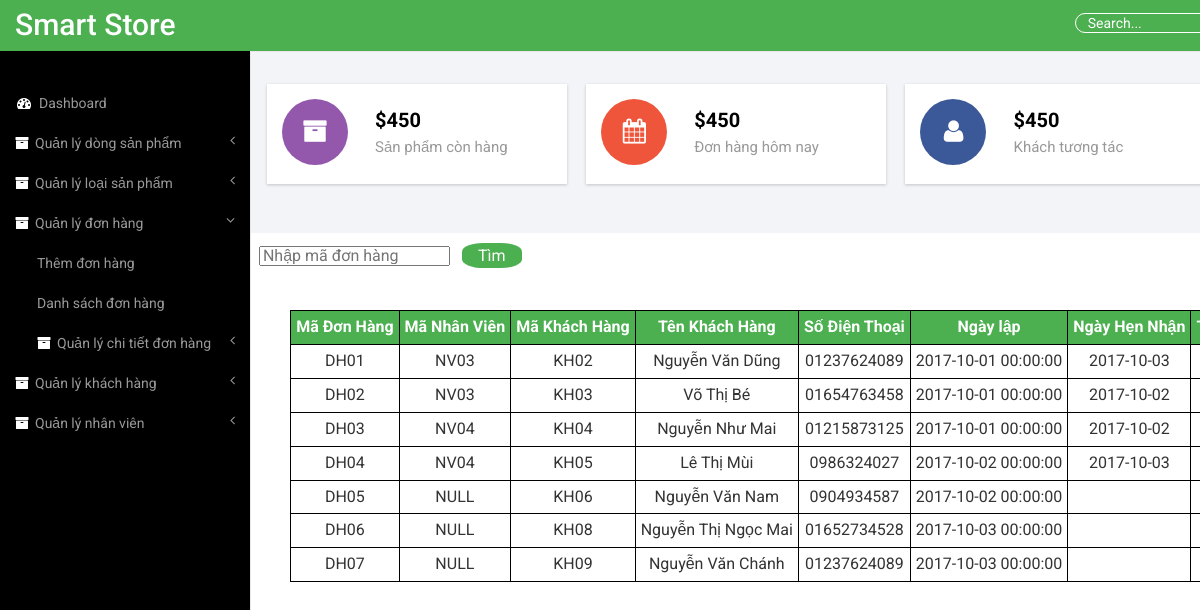
The page /Front-end/timdh.php (signed in) on the database its author committed.
### tables this page shows
CREATE TABLE `donhang` (
  `MaDH` varchar(10) NOT NULL,
  `MaNV` varchar(10) DEFAULT NULL,
  `MaKH` varchar(10) NOT NULL,
  `TenKH` varchar(50) NOT NULL,
  `SDT` varchar(11) NOT NULL,
  `NgayLapDH` datetime NOT NULL,
  `NgayHenNhan` date DEFAULT NULL,
  `TongThanhTien` float NOT NULL DEFAULT '0',
  `TrangThai` varchar(20) NOT NULL
);

### Front-end/classes/Db.class.php (called while the page is built, shortened)
<?php
class Db
{
	protected $data, $conn;
	function __construct()
	{
		$dsn = "mysql:host=" .HOST."; dbname=". DB;
		try
		{
		$this->conn = new PDO( $dsn, USER, PASS);
		$this->conn->query("set names 'utf8' ");
		}
		catch(Exception $e)
		{
		   echo 'Lỗi: '. $e->getMessage();
		   exit;
		}
	}
	public function query($sql, $arr=array())
	{
		$stm = $this->conn->prepare($sql);
		$stm->execute($arr);
		$this->data = $stm->fetchAll(PDO::FETCH_ASSOC);
		return $this->data;
	}
}

### Front-end/classes/Dh.class.php (called while the page is built, shortened)
<?php
class Dh extends Db
{
	function getAll()
	{
		return $this->query("select * from donhang");
	}
}

### Front-end/timdh.php (the view, shortened to what this page needs)
<!DOCTYPE HTML>
<html>
<head>
<link href="css/bootstrap.min.css" rel='stylesheet' type='text/css' />
<link href="css/style.css" rel='stylesheet' type='text/css' />
<link href="css/lines.css" rel='stylesheet' type='text/css' />
<link href="css/font-awesome.css" rel="stylesheet">
<link href="css/style_back.css" rel='stylesheet' type='text/css' />
<link href="css/custom.css" rel="stylesheet">
</head>
<body>
<div id="wrapper" style="width: 130%">
        <nav class="top1 navbar navbar-default navbar-static-top" role="navigation" style="margin-bottom: 0">
            <div class="navbar-header">
                <a class="navbar-brand" href="index.html">Smart Store</a>
            </div>
			<form class="navbar-form navbar-right">
              <input type="text" class="form-control" value="Search..." onfocus="this.value = '';" onblur="if (this.value == '') {this.value = 'Search...';}">
            </form>
            <div class="navbar-default sidebar" role="navigation">
                <div class="sidebar-nav navbar-collapse">
                    <ul class="nav" id="side-menu">
                        <li>
                            <a href="index_backend.php"><i class="fa fa-dashboard fa-fw nav_icon"></i>Dashboard</a>
                        </li>
                        <li>
                            <a href="timdongdt.php"><i class="fa fa-archive nav_icon"></i>Quản lý dòng sản phẩm <span class="fa arrow"></span></a>
                        </li>
                        <li>
                            <a href="timloai.php"><i class="fa fa-archive nav_icon"></i>Quản lý loại sản phẩm <span class="fa arrow"></span></a>
                        </li>
                        <li>
                            <a href="timdh.php"><i class="fa fa-archive nav_icon"></i>Quản lý đơn hàng <span class="fa arrow"></span></a>
                            <ul class="nav nav-second-level">
                                <li>
                                    <a href="themdh.php">Thêm đơn hàng</a>
                                </li>
                                <li>
                                    <a href="timdh.php">Danh sách đơn hàng</a>
                                </li>
                                <li>
                                    <a href="timctdh.php"><i class="fa fa-archive nav_icon"></i>Quản lý chi tiết đơn hàng <span class="fa arrow"></span></a>
                                </li>
                            </ul>
                        </li>
                        <li>
                            <a href="timkh.php"><i class="fa fa-archive nav_icon"></i>Quản lý khách hàng <span class="fa arrow"></span></a>
                        </li>
                        <li>
                            <a href="timnv.php"><i class="fa fa-archive nav_icon"></i>Quản lý nhân viên <span class="fa arrow"></span></a>
                        </li>
                    </ul>
                </div>
            </div>
        </nav>
        <div id="page-wrapper">
        <div class="graphs">
     	<div class="col_3">
        	<div class="col-md-3 widget widget1">
        		<div class="r3_counter_box">
                    <i class="pull-left fa fa-archive icon-rounded"></i>
                    <div class="stats">
                      <h5><strong>$450</strong></h5>
                      <span>Sản phẩm còn hàng</span>
                    </div>
                </div>
        	</div>
        	<div class="col-md-3 widget widget1">
        		<div class="r3_counter_box">
                    <i class="pull-left fa fa-calendar user1 icon-rounded"></i>
                    <div class="stats">
                      <h5><strong>$450</strong></h5>
                      <span>Đơn hàng hôm nay</span>
                    </div>
                </div>
        	</div>
        	<div class="col-md-3 widget widget1">
        		<div class="r3_counter_box">
                    <i class="pull-left fa fa-user user2 icon-rounded"></i>
                    <div class="stats">
                      <h5><strong>$450</strong></h5>
                      <span>Khách tương tác</span>
                    </div>
                </div>
        	</div>
      </div>
	  <div class="span_11">
		<div class="col-md-6 col_4">
			<link rel="stylesheet" href="css/clndr.css" type="text/css" />
		</div>
		<div class="col-md-6 col_5">
</div>
       </div>
       <div class="clearfix"> </div>
    </div>
    <div class="content_bottom">
       <?php
            $obj = new Dh();
            ?>
            <form action="timdh.php" method="get">
            <table  align="center">
            &nbsp;&nbsp;<input type="text" name="ts" placeholder="Nhập mã đơn hàng" />&nbsp;&nbsp;
            <input type="submit" name="search" value="Tìm" />
            </table>
            <?php
            if (!isset($_GET["search"]))
            {
                $data = $obj->getAll();
            }
            else
            {
                $data = $obj->search($_GET["ts"]);
            }
            ?>
            <table class="tb"><thead><tr><th>Mã Đơn Hàng</th><th>Mã Nhân Viên</th><th>Mã Khách Hàng</th><th>Tên Khách Hàng</th><th>Số Điện Thoại</th><th>Ngày lập</th><th>Ngày Hẹn Nhận</th><th>Tổng Thành Tiền</th><th>Trạng Thái</th><th>Thao tác</th></tr></thead>
                <?php
                foreach($data as $r)
                {
                    ?>
                    <tr><td> <?php echo $r["MaDH"]; ?></td>
                    <td><?php echo $r["MaNV"]; ?></td>
                    <td><?php echo $r["MaKH"]; ?></td>
                    <td><?php echo $r["TenKH"]; ?></td>
                    <td><?php echo $r["SDT"]; ?></td>
                    <td><?php echo $r["NgayLapDH"]; ?></td>
                    <td><?php echo $r["NgayHenNhan"]; ?></td>
                    <td><?php echo $r["TongThanhTien"]; ?></td>
                    </tr>
                    <?php
                }
                ?>
            </table>
    </div>
</body>
</html>

### Front-end/css/style.css (style rules this page uses)
h4, h5, h6, h1, h2, h3 { margin-top: 0; }
ul, ol { margin: 0; }
html, body { font-family: 'Roboto', sans-serif; font-size: 100%; background:#000; overflow-x: scroll; }
body a { transition:0.5s all; -webkit-transition:0.5s all; -moz-transition:0.5s all; -o-transition:0.5s all; -ms-transition:0.5s all; }
.navbar-default.sidebar { background-color: #000; font-family: 'Roboto', sans-serif; }
nav.top1.navbar.navbar-default.navbar-static-top { background-color:#4CAF50 !important; font-family: 'Roboto', sans-serif; }
.navbar-default .navbar-brand { color: #fff !important; font-size: 30px; font-weight: 500; }
.navbar-right { margin-right: 10px !important; }
i.nav_icon { color: #fff; margin-right:6px; }
.sidebar ul li a { color: #999; font-size:14px; }
.form-control { background: none !important; border: 1px solid #fff !important; border-radius: 20px !important; box-shadow: none !important; }
.navbar-form.navbar-right input[type="text"] { color: #fff; }
form.navbar-form.navbar-right { margin:9px 0 0 0; }
.sidebar-nav.navbar-collapse { margin: 2em 0 0 0; }
.col_3 { margin-bottom:1em; }
.content_bottom { margin-bottom:1em; }
.widget { padding:0; }
.col-md-3.widget.widget1 { width: 23.5%; }
.r3_counter_box { min-height: 100px; background: #ffffff; padding: 15px; }
.stats { overflow: hidden; }
.r3_counter_box .fa { margin-right: 0px; width: 66px; height: 66px; text-align: center; line-height: 65px; }
.stats span { color:#999; font-size:15px; }
.fa.pull-left { margin-right: 10% !important; }
.icon-rounded { background-color:#9358ac; color: #ffffff; border-radius: 50px; -webkit-border-radius: 50px; -moz-border-radius: 50px; -o-border-radius: 50px; -ms-border-radius: 50px; font-size: 25px; }
.r3_counter_box h5 { margin: 10px 0 5px 0; color:#000; font-weight:600; font-size: 20px; }
i.user1 { background:#ef553a; }
i.user2 { background:#3b5998; }
.widget1 { margin-right: 1.5%; }
.col_4, .col_5 { padding-left:0; }
.map_container, #chart, .span_6, .col_2, .weather_list, .cal1, .skills-info, .stats-info, .r3_counter_box, .activity_box, .bs-example1, .cloud, .copy { -ms-box-shadow: 0 1px 3px 0px rgba(0, 0, 0, 0.2); -o-box-shadow: 0 1px 3px 0px rgba(0, 0, 0, 0.2); -moz-box-shadow: 0 1px 3px 0px rgba(0, 0, 0, 0.2); -webkit-box-shadow: 0 1px 3px 0px rgba(0, 0, 0, 0.2); box-shadow: 0 1px 3px 0px rgba(0, 0, 0, 0.2); }
.span_11 { margin-bottom: 1em; }
.graphs { padding: 2em 1em; background: #f2f4f8; font-family: 'Roboto', sans-serif; }
.float-left, .pull-left { float: left!important; width: 50%; cursor: pointer; }
@media (max-width:1366px) { .float-left, .pull-left { width: 47%; } }
@media (max-width:1280px) { .float-left, .pull-left { width: 42%; } }

### Front-end/css/style_back.css (style rules this page uses)
input[type="text"], input[type="password"], input[type="number"], input[type="file"], input[type="date"], select { margin: 4px 0; display: inline-block; height:20px; }
input[type=submit] { margin-top: 10px; background-color: #4CAF50; color: white; padding: 2px 8px; border: none; cursor: pointer; width: 60px; text-align: center; height: 25px; border-radius: 35%; }
.tb, .tb td, th { margin: 40px auto; border: 1px solid #000; border-collapse: collapse; padding: 5px; text-align: center; }
th { background-color: #4CAF50; color: #fff; }

### Front-end/css/custom.css (style rules this page uses)
#wrapper { width: 100%; }
#page-wrapper { min-height: 568px; background-color: #fff; }
@media (min-width:768px) { #page-wrapper { position: inherit; margin: 0 0 0 250px; border-left: 1px solid #e7e7e7; } }
.sidebar .sidebar-nav.navbar-collapse { padding-right: 0; padding-left: 0; }
.sidebar .arrow { float: right; }
.sidebar .fa.arrow:before { content: "\f104"; }
.sidebar .active>a>.fa.arrow:before { content: "\f107"; }
.sidebar .nav-second-level li, .sidebar .nav-third-level li { border-bottom: 0!important; }
.sidebar .nav-second-level li a { padding-left: 37px; }
@media (min-width:768px) { .sidebar { z-index: 1; position: absolute; width: 250px; margin-top: 51px; } }

### rows shown on the page
donhang: MaDH "DH01", MaNV "NV03", MaKH "KH02", TenKH "Nguyễn Văn Dũng", SDT "01237624089", NgayLapDH "2017-10-01 00:00:00", NgayHenNhan "2017-10-03"
donhang: MaDH "DH02", MaNV "NV03", MaKH "KH03", TenKH "Võ Thị Bé", SDT "01654763458", NgayLapDH "2017-10-01 00:00:00", NgayHenNhan "2017-10-02"
donhang: MaDH "DH03", MaNV "NV04", MaKH "KH04", TenKH "Nguyễn Như Mai", SDT "01215873125", NgayLapDH "2017-10-01 00:00:00", NgayHenNhan "2017-10-02"
donhang: MaDH "DH04", MaNV "NV04", MaKH "KH05", TenKH "Lê Thị Mùi", SDT "0986324027", NgayLapDH "2017-10-02 00:00:00", NgayHenNhan "2017-10-03"
donhang: MaDH "DH05", MaNV "NULL", MaKH "KH06", TenKH "Nguyễn Văn Nam", SDT "0904934587", NgayLapDH "2017-10-02 00:00:00"
donhang: MaDH "DH06", MaNV "NULL", MaKH "KH08", TenKH "Nguyễn Thị Ngọc Mai", SDT "01652734528", NgayLapDH "2017-10-03 00:00:00"
donhang: MaDH "DH07", MaNV "NULL", MaKH "KH09", TenKH "Nguyễn Văn Chánh", SDT "01237624089", NgayLapDH "2017-10-03 00:00:00"
